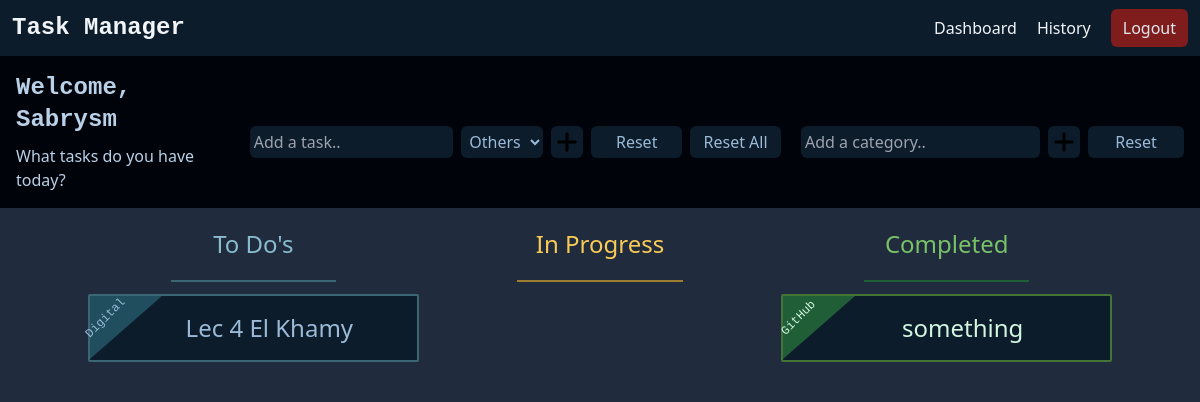
The page /dashboard/ (signed in) on the database its author committed.
### dashboard/models.py (models this page shows, shortened)
class Task(models.Model):
    title = models.CharField(max_length=255)
    in_progress = models.BooleanField(default=False)
    completed = models.BooleanField(default=False)
    completed_at = models.DateTimeField(null=True, blank=True)
    created_at = models.DateTimeField(auto_now_add=True)
    category = models.ForeignKey(Category, on_delete=models.CASCADE, null=True, blank=True)
    user = models.ForeignKey(User, on_delete=models.CASCADE, null=True, blank=True)

class Category(models.Model):
    name = models.CharField(max_length=255, default="Others")
    user = models.ForeignKey(User, on_delete=models.CASCADE, null=True, blank=True)
    def __str__(self):
        return self.name
    class Meta:
        verbose_name_plural = "Categories"

### dashboard/views.py (the view)
# urls.py: path('', views.index, name='index'),
@login_required
def index(request):
    todos = Task.objects.filter(completed=False, in_progress=False, user=request.user)
    completed = Task.objects.filter(completed=True, user=request.user).order_by('-completed_at').filter(completed_at__gte=timezone.now().replace(hour=0, minute=0, second=0, microsecond=0))
    in_progress = Task.objects.filter(in_progress=True, user=request.user)
    categories = Category.objects.filter(user=request.user)
    context = {
        "tasks_todo": todos,
        "tasks_completed": completed,
        "tasks_in_progress": in_progress,
        "categories": categories,
    }
    return render(request, 'dashboard/tasks_list.html', context)

### dashboard/templates/dashboard/tasks_list.html (shortened to what this page needs)
{% include 'core/base.html' %}
{% block dashboard %}
<div class="flex flex-col md:flex-row justify-around items-center space-x-3 bg-[#00040a] p-4 w-screen">
    <div class="flex flex-col justify-center items-center space-y-2 text-[#b9d1e8]">
        <h1 class="text-2xl font-bold font-mono">Welcome, {{ user.username }}</h1>
        <p>What tasks do you have today?</p>
    </div>
    <div class="flex justify-start items-center space-x-4 mt-5">
        <form action="{% url 'dashboard:create' %}" method="post" class="flex items-center space-x-2">
            <input type="text" name="title" placeholder="Add a task.."
                class="rounded-md p-1 font-light text-[#9abad8] bg-[#0d1c2a] outline-none w-[40%]">
            <select name="category" class="rounded-md p-1 font-light text-[#9abad8] outline-none bg-[#0d1c2a] focus:bg-[#2f5170]">
                {% for category in categories %}
                <option value="{{ category.id }}">{{ category.name }}</option>
                {% endfor %}
            </select>
            <button type="submit" class="bg-[#0d1c2a] text-[#9abad8] font-normal rounded-md p-1 hover:bg-green-700">
            </button>
            <button type="reset" class="bg-[#0d1c2a] text-[#9abad8] font-normal rounded-md p-1 w-24">Reset</button>
            <a href="{% url 'dashboard:reset_all' %}"
                class="bg-[#0d1c2a] text-[#9abad8] font-normal rounded-md p-1 w-24 hover:bg-red-900 text-center">Reset
                All</a>
        </form>
    </div>
    <div class="flex justify-end items-center space-x-4 mt-5">
        <form action="{% url 'dashboard:new_category' %}" method="post" class="flex items-center space-x-2">
            <input type="text" name="category" placeholder="Add a category.."
                class="rounded-md p-1 outline-none font-light text-[#9abad8] bg-[#0d1c2a]">
            <button type="submit" class="bg-[#0d1c2a] text-[#9abad8] font-normal rounded-md p-1 hover:bg-green-700">
            </button>
            <button type="reset" class="bg-[#0d1c2a] text-[#9abad8] font-normal rounded-md p-1 w-24">Reset</button>
        </form>
    </div>
</div>
{% endblock %}
{% block content %}
<div class="container bg-inherit text-center text-2xl font-bold text-[#9abad8] w-screen mx-auto font-sans">
    <div class="flex flex-row justify-around space-x-4 mt-5 text-black font-normal mx-auto">
        <div class="col-md-4 w-4/12">
            <h2 class="mb-1 md:mb-5 text-[#88bcce]">To Do's</h2>
            <div class="border-t-2 border-[#3b6674] w-1/2 mx-auto"></div>
            <ul class="list-group">
                {% for task in tasks_todo %}
                <li class="my-3">
                    <div class="relative border-2 border-[#3b6674] bg-[#0d1c2a] text-[#9abad8] p-4 rounded-sm">
                        <div
                            class="border-t-[63px] border-t-[#204e5e] border-r-[72px] border-r-transparent absolute top-0 left-0">
                            <span
                                class="text-xs text-[#9abad8] font-mono font-light transform -rotate-45 absolute top-1/2 left-1/2 -translate-x-1/2 -translate-y-1/2 pl-20 pb-9">
                                {{ task.category }}
                            </span>
                        </div>
                        <div class="pl-8">
                            <a href=" {% url 'dashboard:in_progress' task.id %}">{{ task.title }}</a>
                        </div>
                        <a href="{% url 'dashboard:delete' task.id %}"
                            class="text-[#9abad8] bg-transparent font-bold group-hover:cursor-pointer group group-hover:block absolute top-3 right-0 p-2 h-full">
                        </a>
                    </div>
                </li>
                {% endfor %}
            </ul>
        </div>
        <div class="col-md-4 w-4/12">
            <h2 class="text-[#f9cb55] mb-1 md:mb-5">In Progress</h2>
            <div class="border-t-2 border-[#9e7f31] w-1/2 mx-auto"></div>
        </div>
        <div class="col-md-4 w-4/12">
            <h2 class="text-[#79c267] mb-1 md:mb-5">Completed</h2>
            <div class="border-t-2 border-[#205e38] w-1/2 mx-auto"></div>
            <ul class="list-group
            ">
                {% for task in tasks_completed %}
                <li class="my-3">
                    <div class="relative border-2 border-[#447438] bg-[#0d1c2a] text-[#d2f7e0] p-4 rounded-sm">
                        <div
                            class="border-t-[63px] border-t-[#205e38] border-r-[72px] border-r-transparent absolute top-0 left-0">
                            <span
                                class="text-xs text-[#d2f7e0] font-mono font-light transform -rotate-45 absolute top-1/2 left-1/2 -translate-x-1/2 -translate-y-1/2 pl-20 pb-9">
                                {{ task.category }}</span>
                        </div>
                        <div class="pl-8">
                            <a>{{ task.title }}</a>
                        </div>
                    </div>
                </li>
                {% endfor %}
            </ul>
        </div>
    </div>
</div>
{% endblock %}

### rows shown on the page
Task: category "Digital", title "Lec 4 El Khamy"
Task: category "GitHub", title "something"

### other values the page prints
{{ user.username }} "Sabrysm"
form field category "Others"
